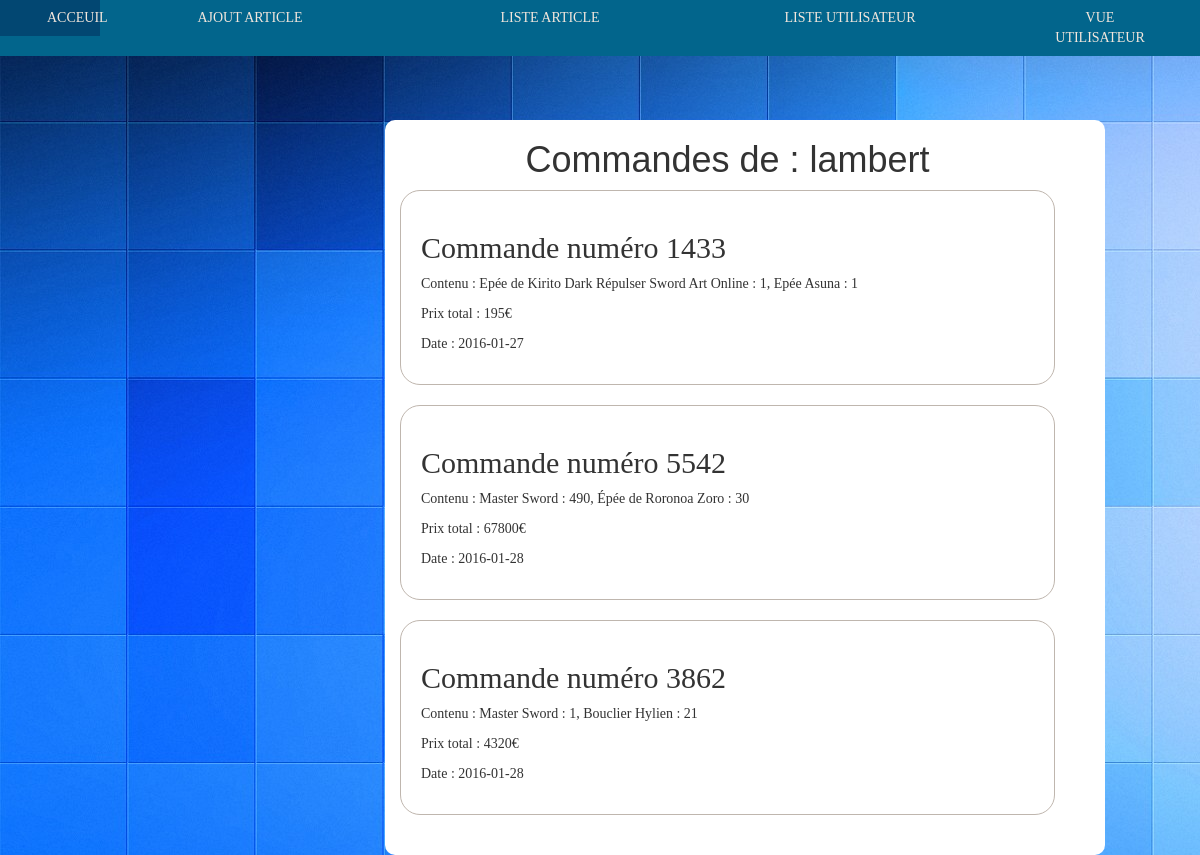
Page /admin/index.php?c=admin&a=commande&id=3 on the committed database.
### tables this page shows
CREATE TABLE IF NOT EXISTS `users` (
  `id_users` int(11) NOT NULL AUTO_INCREMENT,
  `image_profil` varchar(250) NOT NULL,
  `nom` varchar(35) DEFAULT NULL,
  `prenom` varchar(35) DEFAULT NULL,
  `pseudo` varchar(50) DEFAULT NULL,
  `admin` tinyint(1) NOT NULL,
  `email` varchar(255) DEFAULT NULL,
  `age` int(11) DEFAULT NULL,
  `mot_de_passe` varchar(100) DEFAULT NULL,
  `numero_rue` int(11) NOT NULL,
  `rue` varchar(25) DEFAULT NULL,
  `ville` varchar(25) DEFAULT NULL,
  `code_postal` int(11) DEFAULT NULL,
  PRIMARY KEY (`id_users`)
);

CREATE TABLE IF NOT EXISTS `commande` (
  `id_commande` int(11) NOT NULL AUTO_INCREMENT,
  `numero_commande` int(11) DEFAULT NULL,
  `descriptif` text NOT NULL,
  `date_commande` date NOT NULL,
  `prix_commande` int(11) DEFAULT NULL,
  `id_users` int(11) DEFAULT NULL,
  PRIMARY KEY (`id_commande`),
  KEY `FK_commande_id_users` (`id_users`)
);

### controllers/commande.php (called while the page is built, shortened)
<?php
require_once($_SERVER['DOCUMENT_ROOT'].'boutique/models/commande.php');
class Controller_Commande {
	public function showBilletAdmin()
	{
		$id = $_GET['id'];
		$commande = new Model_Commande();
		$listCommande = $commande->getBillet($id);
		require_once($_SERVER['DOCUMENT_ROOT']).'boutique/admin/views/commande.php';
	}
}

### library/db.php (called while the page is built, shortened)
<?php
class DB {
	private static $_instance = null;
	private function __construct()
	{
		$this->connexionBDD = new PDO("mysql:host=localhost;dbname=eboutique", "root", "");
	}
	public static function getInstance()
	{
		if(is_null(self::$_instance)) {
			self::$_instance = new DB();
		}
		return self::$_instance;
	}
	public function get($query)
	{
		$reponse = self::$_instance->connexionBDD->query($query);
		$resultat = $reponse->fetchAll();
		return $resultat;
	}
}
?>

### controllers/utilisateur.php (called while the page is built, shortened)
<?php
require_once($_SERVER['DOCUMENT_ROOT'].'/boutique/models/utilisateur.php');
class Controller_Utilisateur {
	public function listUsersAdmin()
	{
		$users = new Model_Utilisateur();
		$listUsers = $users->listAllUsers();
		return $listUsers;
	}
}

### models/utilisateur.php (called while the page is built, shortened)
<?php
require_once($_SERVER['DOCUMENT_ROOT'].'/boutique/library/db.php');
class Model_Utilisateur {
	private $db;
	public function __construct()
	{
		$this->db = DB::getInstance();
	}
	public function listAllUsers()
	{
		$query = 'SELECT * FROM `users`;';
		$resultat = $this->db->get($query);
		return $resultat;
	}
}
?>

### models/commande.php (called while the page is built, shortened)
<?php
require_once($_SERVER['DOCUMENT_ROOT'].'boutique/library/db.php');
class Model_Commande {
	private $db;
	public function __construct()
	{
		$this->db = DB::getInstance();
	}
	public function getBillet($id)
	{
		$query = 'SELECT * FROM commande WHERE id_users = '.$id;
		$resultat = $this->db->get($query);
		return $resultat;
	}
}

### admin/views/commande.php (the view)
<div class='container-fluid'>
	<div class='row'>
		<main class='col-xs-12 main__only'>
		<?php
			require_once($_SERVER['DOCUMENT_ROOT']).'boutique/controllers/utilisateur.php';
			$users = new Controller_Utilisateur();
			$listUsers = $users->listUsersAdmin();
			echo '<h1> Commandes de : '.$listUsers[$_GET['id']]['nom'].' </h1>';
			foreach($listCommande as $commande) {
				echo '<div class="commande__description">';
				echo '<h2> Commande numéro '.$commande['numero_commande'].'</h2>';
				echo '<p> Contenu : '.$commande['descriptif'].'</p>';
				echo '<p> Prix total : '.$commande['prix_commande'].'€</p>';
				echo '<p> Date : '.$commande['date_commande'].'<p>';
				echo '</div>';
			}
		 ?>
		</main>
	</div>
</div>

### views/style.css (style rules this page uses)
body { background-image: url('1928895.jpg'); font-family: Tahoma; margin: 0; padding-top:70px; }
.commande__description { border-color: #BFB6AE; border-radius: 20px; border-style : solid; border-width: 1px; margin-bottom: 20px; padding: 20px; }
h1 { font-family: Arial; text-align: center; }
.main__only { background-color: white; border-radius: 10px; margin-top:50px; margin-left: 385px; padding-bottom: 20px; padding-right: 50px; width: 60%; }

### rows in the picture
users: nom "lambert"
commande: numero_commande "1433", descriptif "Epée de Kirito Dark Répulser Sword Art Online : 1, Epée Asuna : 1", prix_commande "195", date_commande "2016-01-27"
commande: numero_commande "5542", descriptif "Master Sword : 490, Épée de Roronoa Zoro : 30", prix_commande "67800", date_commande "2016-01-28"
commande: numero_commande "3862", descriptif "Master Sword : 1, Bouclier Hylien : 21", prix_commande "4320", date_commande "2016-01-28"
